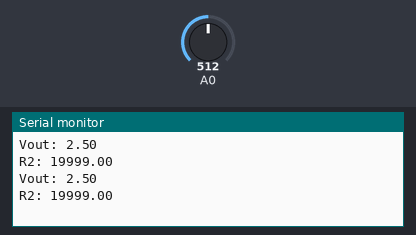
A sketch run on a simulated Arduino Uno, built with avr-gcc and run on an emulated ATmega328P. Shown: the last lines printed to the serial monitor. The test bench sets the inputs (shaded band); at power-on: A0 = 512.

Above: at 1.8 s.
1.9 s: A0 set to 716
At 2.5 s:
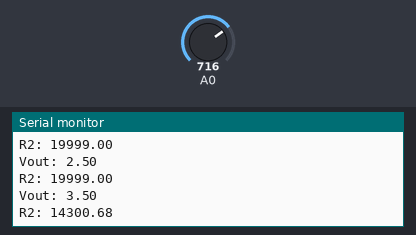
3.4 s: A0 set to 900
At 4.8 s:
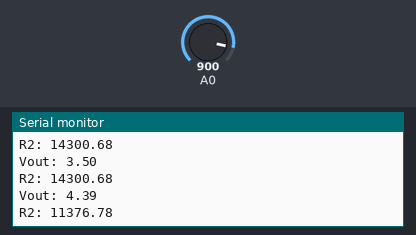
Timing chart, 0 to 6.4 s (numbered marks = the images above; inputs shaded):
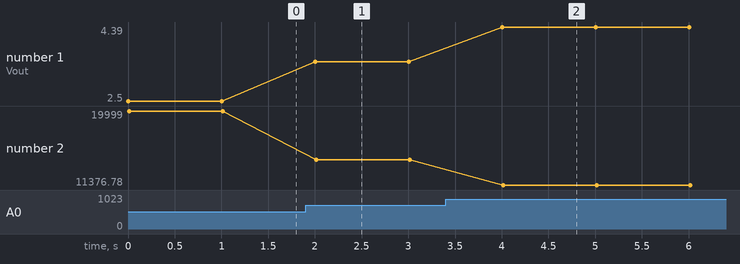

The sketch:

ohmmeter.ino
```cpp
int bacadata= 0;
int Vin= 5;
float Vout= 0;
float R1= 10000;
float R2= 0;

void setup()
{
Serial.begin(9600);
}

void loop()
{
bacadata= analogRead(A0);
if(bacadata)
{
Vout= (bacadata*Vin)/1024.0;
R2 = R1 * (Vin/Vout)-1;
Serial.print("Vout: ");
Serial.println(Vout);
Serial.print("R2: ");
Serial.println(R2);
delay(1000);
}
}
```

Measured:
- after the input at 1.9 s, the serial monitor: prints a new line after 0.10 s (image 1)
- after the input at 3.4 s, the serial monitor: prints a new line after 0.61 s (image 2)
- plotted number 1: 2.5 → 3.5 after the input at 1.9 s, 3.5 → 4.39 after the input at 3.4 s
- plotted number 2: 19999 → 14300.68 after the input at 1.9 s, 14300.68 → 11376.78 after the input at 3.4 s
